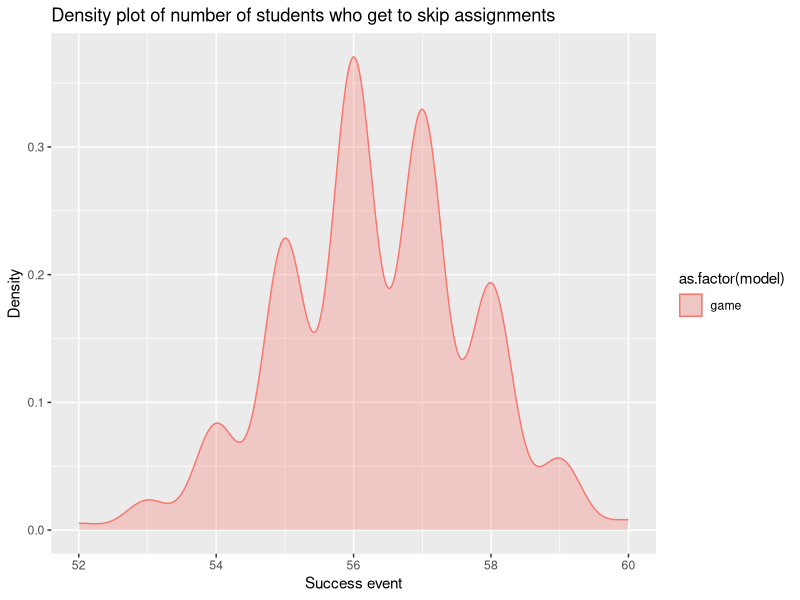
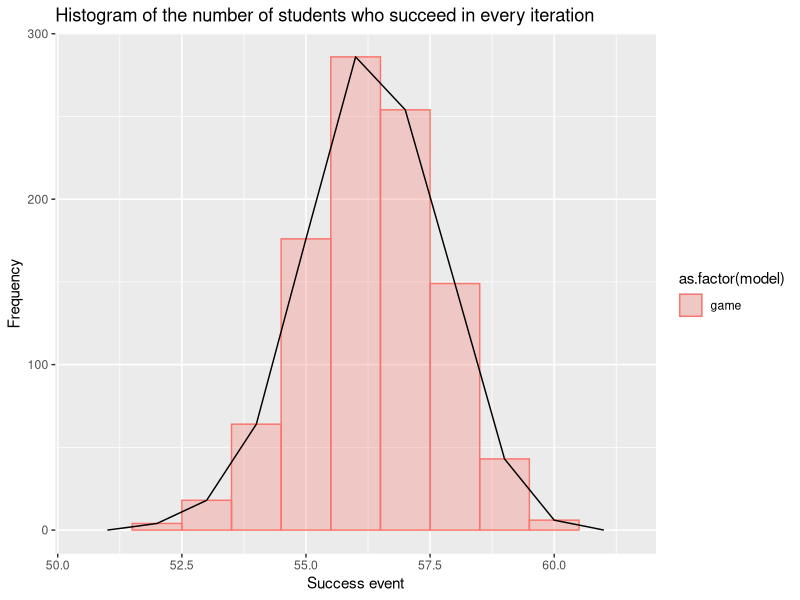

Here is the R script that generated these plots, in order:
#I changed the problem in this link a little bit.
#https://www.r-bloggers.com/100-prisoners-100-lines-of-code/
  
#PROBLEM
#There will be x students, each of them having a roll number. There are y number of boxes( y>=x) with a number in it. Every student is given a certain number(z) of tries to find the box with a value<= his/her roll number. If they get the correct number, then they can skip assignments else they would have the penalty of completing an extra assignnment. Here the success would indicate every time he/she gets the correct box. 

#Method1: No Strategy at all
#Try opening boxes at random until he had exhausted his/her tries or found the number.

library(ggplot2)
library(gridExtra)

students=60
no.boxes=70
no.iters=1000
tries=15

run.game <- function(no.students,n.boxes,iters,maxtries) 
{
  so_far = rep(0,iters)
  # Labels for our prisoners
  students = 1:no.students
  
  for(i in 1:iters) {
    # A random permutation:
    boxes = sample(1:n.boxes,size=n.boxes,replace=FALSE)
    # Track how many "winners" we have
    foundIt = 0
    # for every student
    for(st in students) {
      # create a copy of the boxes object to
      # keep an index of the opened boxes for 
      # each student
      boxes.temp <- boxes
      # Track the student's list of opened boxes
      path = c(st)
      tries = 1
     
      
      while(tries < maxtries) { 			
        inBox = sample(boxes.temp,1)
        path = c(path, inBox) 			 			
        if(inBox <= st) { 				
          foundIt = foundIt + 1 				
          break; 	
        } else { 				
          # choose randomly among any of the remaining boxes
          # delete that box from the box pool
          boxes.temp <- boxes.temp[boxes.temp!=inBox]	
          # choose among the remaining boxes
          
        }
        
#Observations
#As you increase the no of boxes, you are giving more options for the random function to choose from, which decreases the chance of getting the right box.**
          
#In this game, with no strategy at all( choosing randomly) you cannot increase the count of people succeeding, beyond a certain number because every student moves from randomly from one box to another.**
 

        tries = tries+1 		
        }
      #print(path)
    }
    # How many students have found their number till this iteration?
    so_far[i] = foundIt
  }
  return(so_far)
}

results <- run.game(students,no.boxes,no.iters,tries)
ggplot(data.frame(model=c(rep("game",no.iters)),values=results)) +
  aes(x=values) +
  geom_density(aes(fill=as.factor(model),colour=as.factor(model)),alpha=0.3) + 
  labs(title="Density plot of number of students who get to skip assignments",
       x="Success event",
       y="Density")    


ggplot(data.frame(model=c(rep('game',no.iters)),
                  values=results)) +
  aes(x=values) +
  geom_histogram(position="dodge",stat="bin",binwidth=1,
                 aes(fill=as.factor(model),
                     colour=as.factor(model)),alpha=0.3) +
  geom_freqpoly(binwidth=1) + 
  labs(title="Histogram of the number of students who succeed in every iteration",
       x="Success event",
       y="Frequency")


